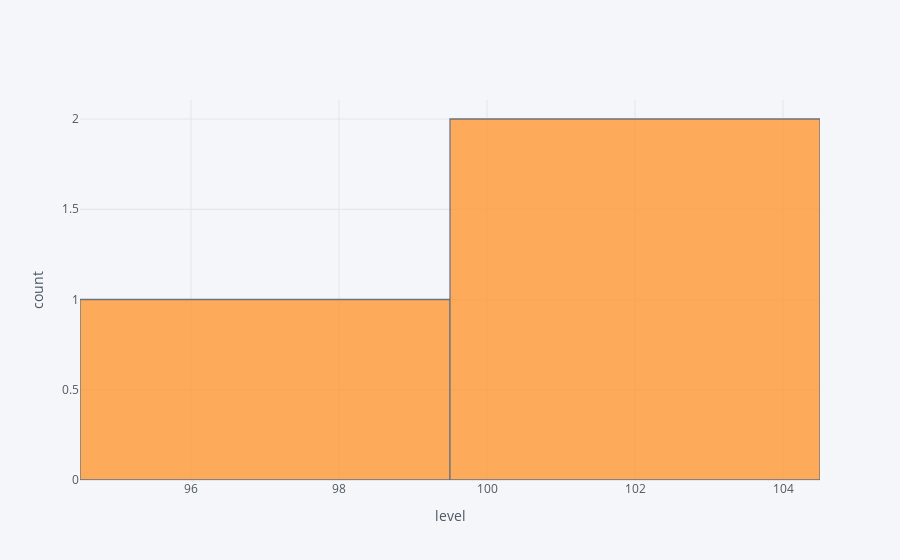

Write notebook code for a chart like this one.
### Code cell
data1['Temperature'].iplot(kind='hist', xTitle='level',
                  yTitle='count')

### Figure 1 — Plotly figure (JSON) as saved in the notebook; plotly's stock layout.template omitted (floating-point values rounded to 4 significant figures)
{"data": [{"histfunc": "count", "histnorm": "", "marker": {"color": "rgba(255, 153, 51, 1.0)", "line": {"color": "#4D5663", "width": 1.3}}, "name": "Temperature", "opacity": 0.8, "orientation": "v", "type": "histogram", "x": [98, 100, 104]}], "layout": {"barmode": "overlay", "legend": {"bgcolor": "#F5F6F9", "font": {"color": "#4D5663"}}, "paper_bgcolor": "#F5F6F9", "plot_bgcolor": "#F5F6F9", "title": {"font": {"color": "#4D5663"}}, "xaxis": {"gridcolor": "#E1E5ED", "showgrid": true, "tickfont": {"color": "#4D5663"}, "title": {"font": {"color": "#4D5663"}, "text": "level"}, "zerolinecolor": "#E1E5ED"}, "yaxis": {"gridcolor": "#E1E5ED", "showgrid": true, "tickfont": {"color": "#4D5663"}, "title": {"font": {"color": "#4D5663"}, "text": "count"}, "zerolinecolor": "#E1E5ED"}}}
